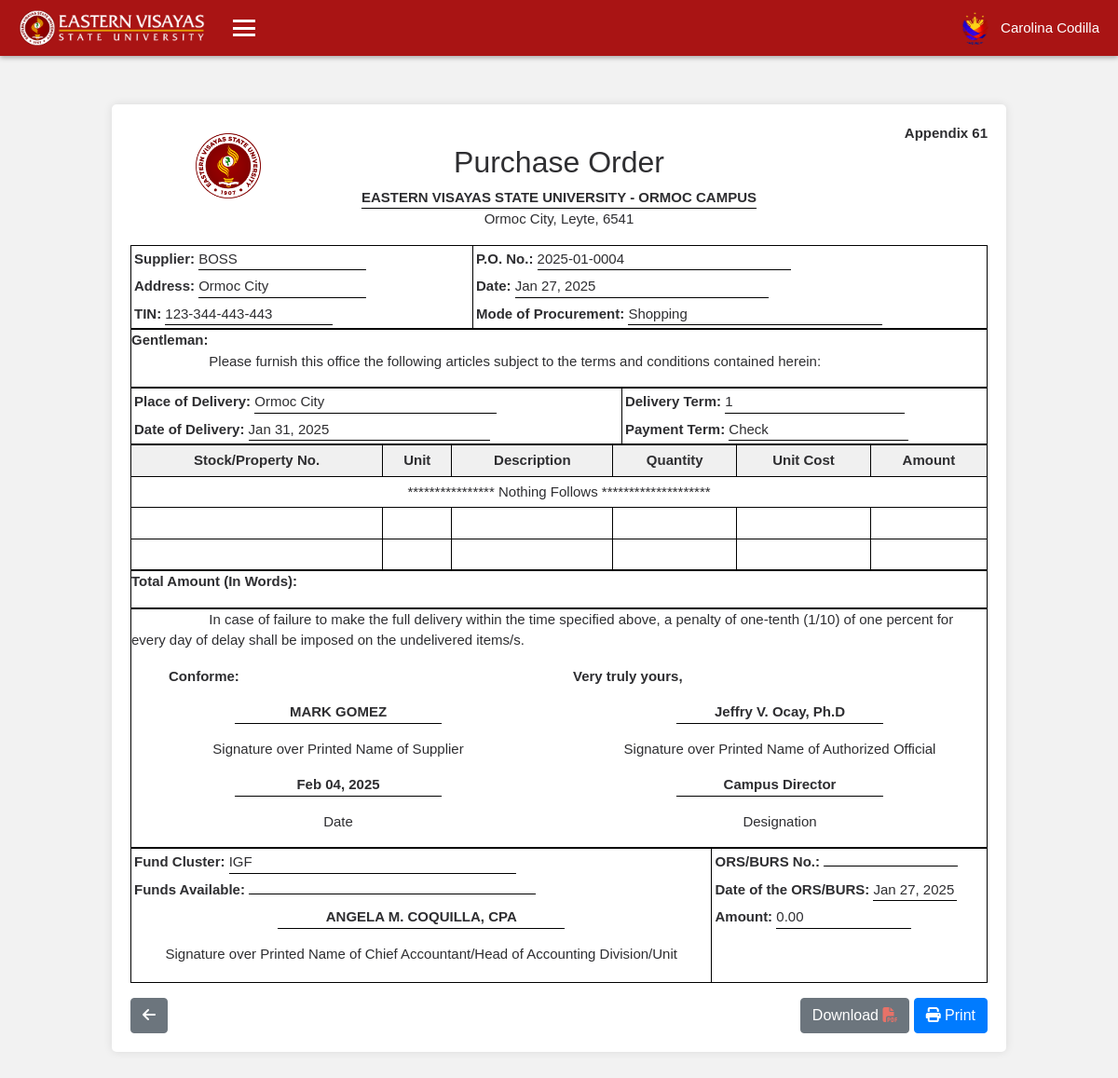
/procurement_office/b7d4c9e8-3a12-4f7b-98c5-2e9f60d1a3b4/all_purchase_order/view_po.php?id=525 (signed in), run on the app's committed database.
### tables this page shows
CREATE TABLE `purchase_orders` (
  `id` int(11) NOT NULL,
  `entity_name` varchar(255) NOT NULL,
  `requestor` varchar(255) NOT NULL,
  `requisitioning_office` varchar(255) NOT NULL,
  `supplier` varchar(255) NOT NULL,
  `po_no` varchar(100) NOT NULL,
  `address` varchar(255) NOT NULL,
  `date` date NOT NULL,
  `tin` varchar(20) DEFAULT NULL,
  `mode_procurement` varchar(100) NOT NULL,
  `place_delivery` varchar(255) NOT NULL,
  `delivery_term` varchar(255) NOT NULL,
  `date_delivery` date DEFAULT NULL,
  `payment_term` varchar(255) NOT NULL,
  `total_amount_words` text NOT NULL,
  `signature_supplier` varchar(255) NOT NULL,
  `signature_official` varchar(255) NOT NULL,
  `supplier_date` date DEFAULT NULL,
  `designation` text NOT NULL,
  `fund_cluster` varchar(100) NOT NULL,
  `ors_burs_no` varchar(100) NOT NULL,
  `ors_burs_date` date DEFAULT NULL,
  `funds_available` varchar(255) NOT NULL,
  `ors_burs_amount` decimal(15,2) DEFAULT NULL,
  `signature_accountant` varchar(255) NOT NULL,
  `created_at` timestamp NOT NULL DEFAULT current_timestamp(),
  `status` varchar(20) DEFAULT 'pending',
  `ipo_new` tinyint(1) DEFAULT 0,
  `ppo_new` tinyint(1) DEFAULT 0,
  `spo_new` tinyint(1) DEFAULT 0
);

### procurement_office/b7d4c9e8-3a12-4f7b-98c5-2e9f60d1a3b4/classes/config.php (called while the page is built, shortened)
<?php
include '../../database/db.php';
$po_id = $_GET['id'] ?? null;
if ($po_id) {
    try {
        $stmt = $conn->prepare("SELECT * FROM purchase_orders WHERE id = :id");
        $stmt->bindParam(':id', $po_id, PDO::PARAM_INT);
        $stmt->execute();
        $order = $stmt->fetch(PDO::FETCH_ASSOC);
    } catch(PDOException $e) {
        echo "Error: " . $e->getMessage();
    }
}
?>

### procurement_office/b7d4c9e8-3a12-4f7b-98c5-2e9f60d1a3b4/all_purchase_order/view_po.php (the view, shortened to what this page needs)
<?php
require '../classes/config.php';
include '../../pclasses/header.php';
include '../../pclasses/navbar.php';
?>
<main class="container mt-5 form-container">
    <div class="appendix">Appendix 61</div>
    <div class="po-header-container">
        <div class="image-container">
            <img src="../../css/image/system-logo.png" alt="Purchase Order Image" class="po-image">
        </div>
        <h2 class="text-center">Purchase Order</h2>
    </div>
        <div class="text-center">
            <strong class="entity-underline-word"><?php echo htmlspecialchars($order['entity_name']); ?></strong>
            <p>Ormoc City, Leyte, 6541</p>
        </div>
    <div class="table-responsive">
    <table class="info-table">
        <tr>
            <td><strong>Supplier:</strong>
                <span class="underline-word"> <?php echo htmlspecialchars($order['supplier']); ?></span>
            </td>
            <td><strong>P.O. No.:</strong>
                <span class="underline-word"> <?php echo htmlspecialchars($order['po_no']); ?></span>
            </td>
        </tr>
        <tr>
            <td><strong>Address:</strong>
                <span class="underline-word"><?php echo htmlspecialchars($order['address']); ?></span>
            </td>
            <td><strong>Date:</strong>
                <span class="underline-word"><?php echo htmlspecialchars(date('M d, Y', strtotime($order['date']))); ?></span>
            </td>
        </tr>
        <tr>
            <td><strong>TIN:</strong>
                <span class="underline-word"> <?php echo htmlspecialchars($order['tin']); ?></span>
            </td>
            <td><strong>Mode of Procurement:</strong>
                <span class="underline-word"> <?php echo htmlspecialchars($order['mode_procurement']); ?></span>
            </td>
        </tr>
    </table>
</div>
    <div class="po-details">
        <p><strong>Gentleman:</strong><br>
        &nbsp;&nbsp;&nbsp;&nbsp;&nbsp;&nbsp;&nbsp;&nbsp;&nbsp;&nbsp;&nbsp;&nbsp;&nbsp;&nbsp;&nbsp;&nbsp;&nbsp;&nbsp;&nbsp;&nbsp;Please furnish this office the following articles subject to the terms and conditions contained herein:</p>
    </div>
    <div class="table-responsive">
    <table class="info-table">
        <tr>
            <td><strong>Place of Delivery:</strong>
                <span class="underline-word"> <?php echo htmlspecialchars($order['address']); ?></span>
            </td>
            <td><strong>Delivery Term:</strong>
            <span class="underline-word"> <?php echo htmlspecialchars($order['delivery_term']); ?></span>
            </td>
        </tr>
        <tr>
            <td><strong>Date of Delivery:</strong>
            <span class="underline-word">
                <?php echo !empty($order['date_delivery']) ? htmlspecialchars(date('M d, Y', strtotime($order['date_delivery']))) : ''; ?>
            </span>
            </td>
            <td><strong>Payment Term:</strong>
                <span class="underline-word"> <?php echo htmlspecialchars($order['payment_term']); ?></span>
            </td>
        </tr>
    </table>
</div>
    <div class="table-responsive">
    <table class="item-table">
            <thead>
                <tr>
                    <th>Stock/Property No.</th>
                    <th>Unit</th>
                    <th>Description</th>
                    <th>Quantity</th>
                    <th>Unit Cost</th>
                    <th>Amount</th>
                </tr>
            </thead>
            <tbody>
            <tr>
                <td colspan="6" style="text-align: center;">**************** Nothing Follows ********************</td>
            </tr>
        <?php
        for ($i = 0; $i < 2; $i++): ?>
            <tr>
                <td>&nbsp;</td>
                <td>&nbsp;</td>
                <td>&nbsp;</td>
                <td>&nbsp;</td>
                <td>&nbsp;</td>
                <td>&nbsp;</td>
            </tr>
        <?php endfor; ?>
            </tbody>
        </table>
    </div>
    <div class="po-details">
        <p><strong>Total Amount (In Words):</strong> <?php echo htmlspecialchars($order['total_amount_words']); ?></p>
    </div>
    <table class="sign-table">
    <div class="po-details po-signature">
    <div class="row">
    <div class="col-12">
        <p>
        &nbsp;&nbsp;&nbsp;&nbsp;&nbsp;&nbsp;&nbsp;&nbsp;&nbsp;&nbsp;&nbsp;&nbsp;&nbsp;&nbsp;&nbsp;&nbsp;&nbsp;&nbsp;&nbsp;&nbsp;In case of failure to make the full delivery within the time specified above, a penalty of one-tenth (1/10) of one percent for
        every day of delay shall be imposed on the undelivered items/s.
        </p>
    </div>
</div>
<div class="row">
    <div class="col-6">
        <p style="margin-left: 40px;"><strong>Conforme:</strong></p>
        <p class="text-center">
                <?php if (!empty($order['signature_supplier'])): ?>
                    <span class="underline-word"><strong><?php echo htmlspecialchars($order['signature_supplier']); ?></strong></span>
                <?php else: ?>
                    __________________________________
                <?php endif; ?>
            </p>
        <p class="text-center">Signature over Printed Name of Supplier</p>
        <p class="text-center">
                <?php if (!empty($order['supplier_date'])): ?>
                    <span class="underline-sdate"><strong><?php echo htmlspecialchars(date('M d, Y', strtotime($order['supplier_date']))); ?></strong></span>
                <?php else: ?>
                    __________________________________
                <?php endif; ?>
            </p>
        <p class="text-center">Date</p>
    </div>
    <div class="col-6">
        <p><strong>Very truly yours,</strong></p>
        <p class="text-center">
                <?php if (!empty($order['signature_official'])): ?>
                    <span class="underline-word"><strong><?php echo htmlspecialchars($order['signature_official']); ?></strong></span>
                <?php else: ?>
                    __________________________________
                <?php endif; ?>
            </p>
        <p class="text-center">Signature over Printed Name of Authorized Official</p>
        <p class="text-center">
                <?php if (!empty($order['designation'])): ?>
                    <span class="underline-word"><strong><?php echo htmlspecialchars($order['designation']); ?></strong></span>
                <?php else: ?>
                    __________________________________
                <?php endif; ?>
            </p>
        <p class="text-center">Designation</p>
    </div>
</div>
</table>
<div class="table-responsive">
<table class="info-table">
        <tr>
            <td><strong>Fund Cluster:</strong>
                <span class="underline-word"> <?php echo htmlspecialchars($order['fund_cluster']); ?></span>
            </td>
            <td><strong>ORS/BURS No.:</strong>
                <span class="underline-word"> <?php echo htmlspecialchars($order['ors_burs_no']); ?></span>
            </td>
        </tr>
        <tr>
            <td><strong>Funds Available:</strong>
                <span class="underline-word"> <?php echo htmlspecialchars($order['funds_available']); ?></span>
            </td>
            <td><strong>Date of the ORS/BURS:</strong>
                <span class="underline-ors"><?php echo !empty($order['ors_burs_date']) ? htmlspecialchars(date('M d, Y', strtotime($order['ors_burs_date']))) : ''; ?></span>
            </td>
        </tr>
        <tr>
        <td>
            <p class="text-center">
                <?php if (!empty($order['signature_accountant'])): ?>
                    <span class="underline-word"><strong><?php echo htmlspecialchars($order['signature_accountant']); ?></strong></span>
                <?php else: ?>
                    __________________________________
                <?php endif; ?>
            </p>
            <p class="text-center">
                Signature over Printed Name of Chief Accountant/Head of Accounting Division/Unit
            </p>
        </td>
            <td><strong>Amount:</strong>
                <span class="underline-word"> <?php echo htmlspecialchars($order['ors_burs_amount']); ?></span>
            </td>
        </tr>
    </table>
</div>
<div class="d-flex justify-content-between align-items-center">
<a href="../all_purchase_order/" class="btn btn-secondary mt-3"><i class="fas fa-arrow-left"></i></a>
<div>
<a href="view_pdfpo.php?id=<?php echo $order['id']; ?>" class="btn btn-secondary mt-3" download="<?php echo htmlspecialchars($order['po_no']) . '.pdf'; ?>">Download <i class="fas fa-file-pdf" style="color: #e77268;"></i></a>
<a href="view_pdfpo.php?id=<?php echo $order['id']; ?>" class="btn btn-primary mt-3"><i class="fas fa-print"></i> Print</a>
    </div>
</div>
</main>
<?php include '../../pclasses/footer.php'; ?>

### procurement_office/css/plogin.css (style rules this page uses)
body { margin: 0; font-family: Arial, sans-serif; background-color: #f2f2f2; }

### procurement_office/b7d4c9e8-3a12-4f7b-98c5-2e9f60d1a3b4/css/p.o.css (style rules this page uses)
body { margin: 0; font-family: Arial, sans-serif; background-color: #f2f2f2; font-size: 15px; color: #2e2e31; }
.container { margin: 0 auto; background: #fff; padding: 20px; border-radius: 5px; box-shadow: 0 0 10px rgba(0, 0, 0, 0.1); }
.po-details { display: flex; flex-direction: column; margin-top: 30px; }
.form-container { max-width: 80%; margin-bottom: 50px; margin-top: 7rem !important; font-size: 15px; transition: margin-left 0.4s ease; }
.table-responsive { -ms-overflow-style: none; scrollbar-width: none; }
.po-details, .po-footer { border: 1px solid black; margin-top: 0px; }
.appendix { text-align: right; font-weight: bold; }
.sign-table { border-collapse: collapse; width: 100%; }
.sign-table { border: 1px solid #000; }
.info-table, .item-table { width: 100%; border-collapse: collapse; }
.info-table { width: 100%; min-width: 600px; border-collapse: collapse; border: 1px solid #000; }
.info-table td { padding: 3px; border-top: none; border-bottom: none; border-left: 1px solid #000; border-right: 1px solid #000; vertical-align: top; }
.info-table tr:first-child td { border-top: 1px solid #000;; }
.info-table tr:last-child td { border-bottom: 1px solid #000;; }
.item-table th, .item-table td { padding: 5px; border: 1px solid #000; text-align: center; }
.item-table th { background-color: #f0f0f0; }
.underline-word { display: inline-block; border-bottom: 1px solid black; width: 50%; }
.entity-underline-word { display: inline-block; border-bottom: 1px solid black; }
.underline-ors { display: inline-block; border-bottom: 1px solid black; width: 31%; }
.underline-sdate { display: inline-block; border-bottom: 1px solid black; width: 50%; }
.po-header-container { display: flex; align-items: center; justify-content: center; position: relative; }
.image-container { position: absolute; top: 50%; left: 20px; transform: translateY(-50%); }
.po-image { width: 70px; height: auto; margin-left: 50px; }

### data on the page
purchase_orders: entity_name "EASTERN VISAYAS STATE UNIVERSITY - ORMOC CAMPUS", supplier "BOSS", po_no "2025-01-0004", address "Ormoc City", date "Jan 27, 2025", tin "123-344-443-443", mode_procurement "Shopping", delivery_term "1", date_delivery "Jan 31, 2025", payment_term "Check", signature_supplier "MARK GOMEZ", supplier_date "Feb 04, 2025", signature_official "Jeffry V. Ocay, Ph.D", designation "Campus Director", fund_cluster "IGF", ors_burs_date "Jan 27, 2025", signature_accountant "ANGELA M. COQUILLA, CPA", ors_burs_amount "0.00"

### other printed values
$_SESSION['name'] "Carolina Codilla"
